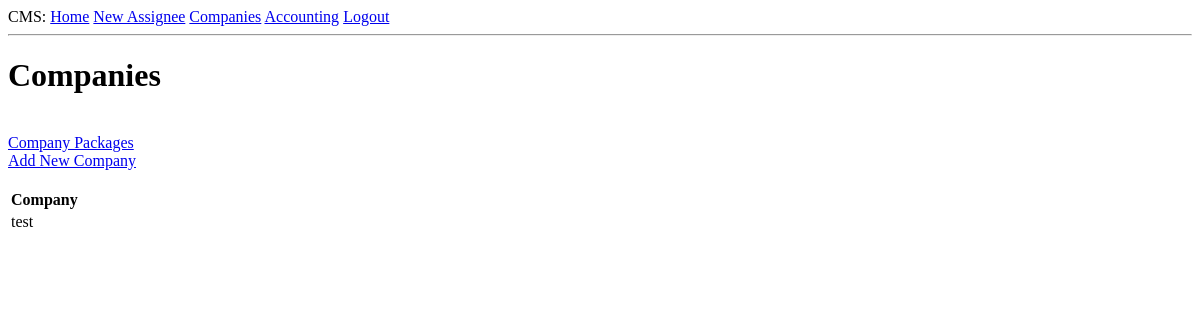
Page /companies (signed in) on the earlier database version.
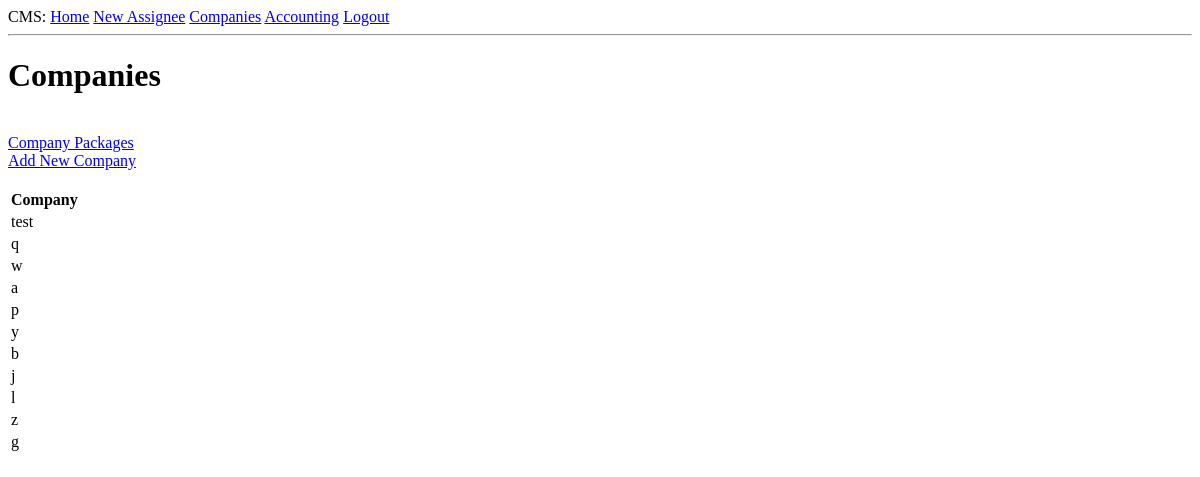
Same page on the later database version.
### app/models.py (models this page shows, shortened)
class Company(db.Model):
    id: so.Mapped[int] = so.mapped_column(primary_key=True)
    name: so.Mapped[str] = so.mapped_column(sa.String(100), index=True, unique=True)
    contact: so.Mapped[str] = so.mapped_column(sa.String(256))
    notes: so.Mapped[Optional[str]] = so.mapped_column(sa.String(1064))
    assignees: so.Mapped[List["Assignee"]] = so.relationship(back_populates="company")
    company_packages: so.Mapped[List["CompanyPackage"]] = so.relationship(back_populates="company")

### app/routes.py (the view)
@app.route("/companies", methods=["GET"])
@login_required
def companies():
    companies = Company.query.all()
    '''[
        {"name":"Facebook"},
        {"name": "Apple"},
        {"name": "Amazon"},
        {"name": "Netflix"},
        {"name": "Google"}
    ]'''
    return render_template("companies.html", companies=companies)

### app/models.py (called while the page is built)
@login.user_loader
def load_user(id):
    return db.session.get(User, int(id))

### app/templates/companies.html
{% extends "base.html" %}
{% block content %}
<h1>Companies</h1><br>
<a href="{{url_for('view_company_packages')}} ">Company Packages</a><br>
<a href="{{url_for('add_company')}} ">Add New Company</a><br><br>
    <table>
        <tr>
            <th>Company</th>
        </tr>
        {% for company in companies %}
            <tr>
                <td>{{ company.name }} </td>
            </tr>
        {% endfor %}
    </table>
{% endblock %}

### app/templates/base.html (shortened to what this page needs)
<!doctype html>
<html>
    <head>
    </head>
    <body>
        <div>CMS:
            <a href=" {{ url_for('index') }} ">Home</a>
            {% if current_user.is_anonymous %}
                <a href=" {{ url_for('login') }} ">Login</a>
            {% else %}
                <a href=" {{ url_for('new_assignee') }} ">New Assignee</a>
                <a href=" {{ url_for('companies') }} ">Companies</a>
                <a href=" {{ url_for('accounting') }} ">Accounting</a>
                <a href=" {{ url_for('logout') }} ">Logout</a>
            {% endif %}
        </div>
        <hr>
        {% block content %}{% endblock %}
    </body>
</html>

Differences in the rows shown:
added Company: name "q"
added Company: name "w"
added Company: name "a"
added Company: name "p"
added Company: name "y"
added Company: name "b"
added Company: name "j"
added Company: name "l"
added Company: name "z"
added Company: name "g"
